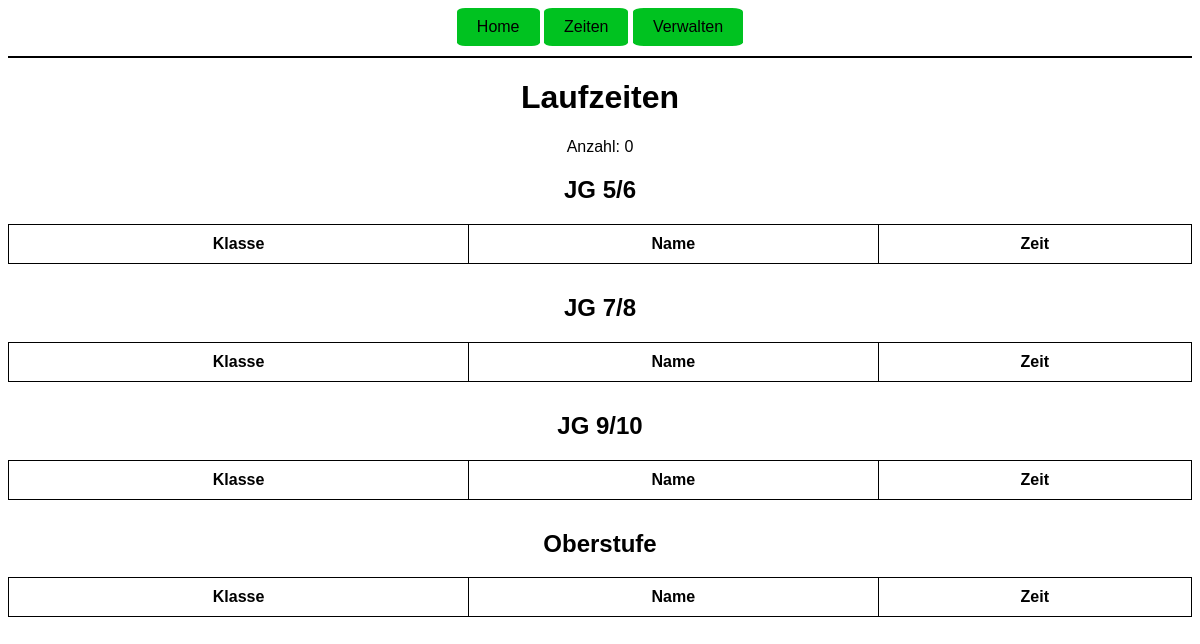
The page /zeiten on the database as committed earlier.
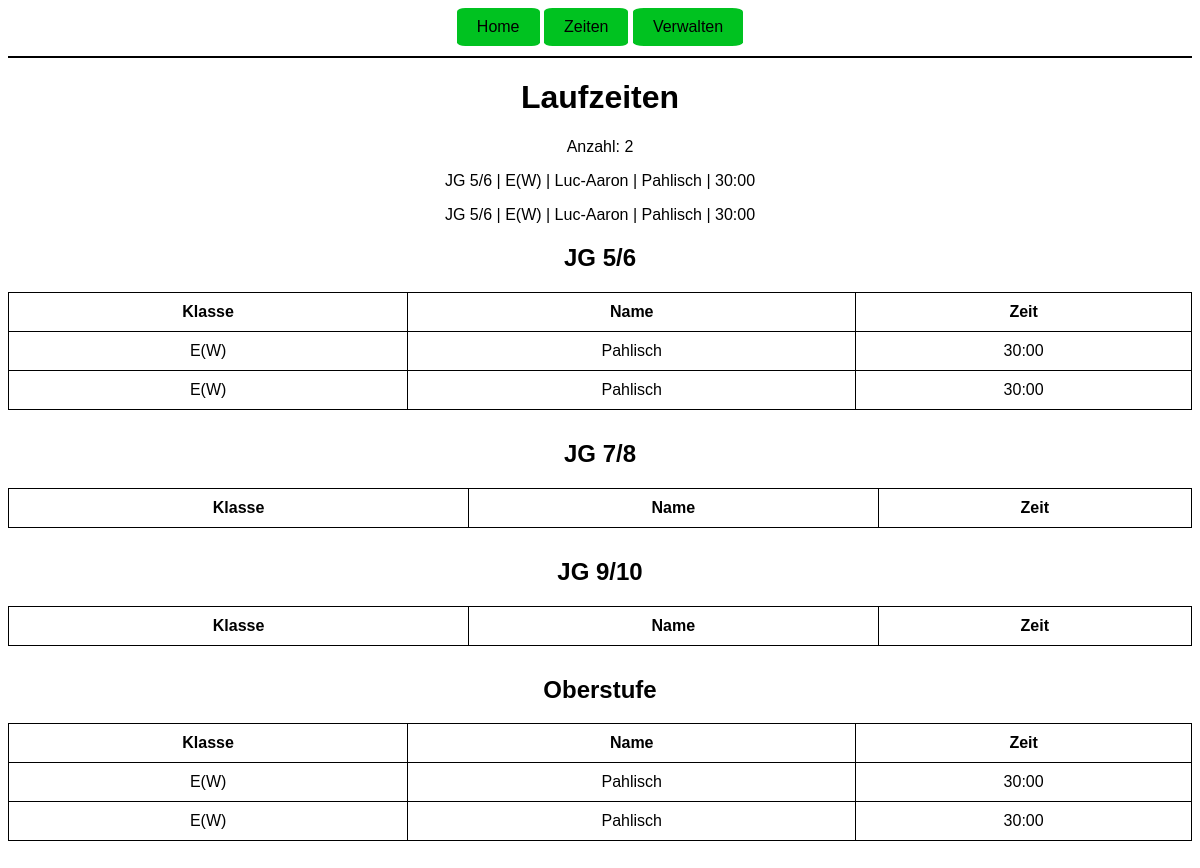
The same page on the database as committed later.
### tables this page shows
CREATE TABLE Laeufer (
    schüler_id INTEGER PRIMARY KEY AUTOINCREMENT,
    name TEXT,
    vorname TEXT,
    klasse TEXT,
    sportlehrer TEXT,
    zeit FLOAT
               , jahrgang TEXT);

### app.py (the view)
@app.route("/zeiten")
def zeiten():
    conn = sqlite3.connect("Läufer-Schüler.db")
    conn.row_factory = sqlite3.Row
    cur = conn.cursor()
    daten = cur.execute("""
        SELECT * FROM Laeufer
        ORDER BY jahrgang, klasse, name
    """).fetchall()
    conn.close()
    return render_template("zeiten.html", daten=daten)

### templates/zeiten.html (shortened to what this page needs)
<!DOCTYPE html>
<html lang="de">
<head>
    <link rel="stylesheet"
          href="{{ url_for('static', filename='css/style.css') }}">
</head>
<body>
    <a href="{{ url_for('startseite') }}">Home</a>
    <a href="{{ url_for('zeiten') }}">Zeiten</a>
    <a href="{{ url_for('verwalten') }}">Verwalten</a>
    <div class="line"></div>
    <h1>Laufzeiten</h1>
<p>Anzahl: {{ daten|length }}</p>
{% for schueler in daten %}
    <p>
        {{ schueler["jahrgang"] }} |
        {{ schueler["klasse"] }} |
        {{ schueler["vorname"] }} |
        {{ schueler["name"] }} |
        {{ schueler["zeit"] }}
    </p>
{% endfor %}
    <h2>JG 5/6</h2>
    <table>
        <thead>
            <tr>
                <th>Klasse</th>
                <th>Name</th>
                <th>Zeit</th>
            </tr>
        </thead>
        <tbody>
        {% for schueler in daten %}
            {% if schueler["jahrgang"] == "JG 5/6" %}
                <tr>
                    <td>{{ schueler["klasse"] }}</td>
                    <td>{{ schueler["name"] }}</td>
                    <td>{{ schueler["zeit"] }}</td>
                </tr>
            {% endif %}
        {% endfor %}
        </tbody>
    </table>
    <h2>JG 7/8</h2>
    <table>
        <thead>
            <tr>
                <th>Klasse</th>
                <th>Name</th>
                <th>Zeit</th>
            </tr>
        </thead>
    </table>
    <h2>JG 9/10</h2>
    <table>
        <thead>
            <tr>
                <th>Klasse</th>
                <th>Name</th>
                <th>Zeit</th>
            </tr>
        </thead>
    </table>
    <h2>Oberstufe</h2>
    <table>
        <thead>
            <tr>
                <th>Klasse</th>
                <th>Name</th>
                <th>Zeit</th>
            </tr>
        </thead>
        <tbody>
        {% for schueler in daten %}
            {% if schueler["jahrgang"] == "JG 5/6" %}
                <tr>
                    <td>{{ schueler["klasse"] }}</td>
                    <td>{{ schueler["name"] }}</td>
                    <td>{{ schueler["zeit"] }}</td>
                </tr>
            {% endif %}
        {% endfor %}
        </tbody>
    </table>
</body>
</html>

### static/css/style.css (style rules this page uses)
body { font-family: Arial, Helvetica, sans-serif; text-align: center; }
a:link, a:visited { background-color: #00c220; color: rgb(0, 0, 0); padding: 10px 20px; text-align: center; text-decoration: none; display: inline-block; border-radius: 10%; }
.line { width:100%; height: 10px; border-bottom: 2.5px solid black; }

### templates/zeiten.html (style rules this page uses)
table { width: 100%; border-collapse: collapse; margin-bottom: 30px; }
th, td { border: 1px solid black; padding: 10px; }

Rows that differ between the two databases and show on the page:
added Laeufer: jahrgang "JG 5/6", klasse "E(W)", vorname "Luc-Aaron", name "Pahlisch", zeit "30:00"
added Laeufer: jahrgang "JG 5/6", klasse "E(W)", vorname "Luc-Aaron", name "Pahlisch", zeit "30:00"
Other text that changed with them:
{{ daten|length }}: "0" → "2"
